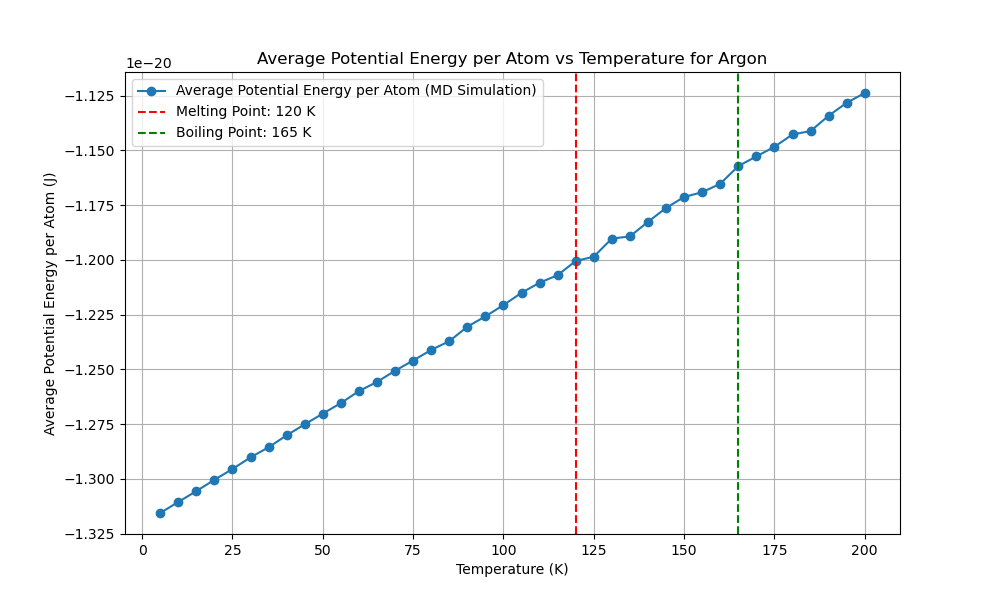

The script that drew this image:
import numpy as np
import matplotlib.pyplot as plt
from scipy.optimize import minimize
from multiprocessing import Pool
import time
from reportlab.lib.pagesizes import letter
from reportlab.pdfgen import canvas
from tqdm import tqdm
from numba import njit, prange
import logging
import os

# Get the directory of the current script
script_dir = os.path.dirname(os.path.abspath(__file__))
script_base_name = os.path.splitext(os.path.basename(__file__))[0]

# Set up logging with the script's base name and directory
log_file_path = os.path.join(script_dir, f'{script_base_name}.log')
logging.basicConfig(filename=log_file_path, 
            level=logging.INFO, format='%(asctime)s:%(levelname)s:%(message)s')

EPSILON = 1.654017502e-21  
SIGMA = 3.405e-10  
MASS = 6.63e-26  
K_B = 1.38e-23 

def create_fcc_lattice(a, n):
    """Create an FCC lattice."""
    base = np.array([[0, 0, 0],
                     [0.5, 0.5, 0], [0.5, 0, 0.5], [0, 0.5, 0.5]])
    positions = np.zeros((n**3 * 4, 3))
    index = 0
    for x in range(n):
        for y in range(n):
            for z in range(n):
                offset = np.array([x, y, z])
                for b in base:
                    positions[index] = (offset + b) * a
                    index += 1
    return positions

@njit
def lennard_jones(r2):
    """Calculate the Lennard-Jones potential and force."""
    r6 = (SIGMA ** 2 / r2) ** 3
    r12 = r6 ** 2
    potential = 4 * EPSILON * (r12 - r6)
    force = 24 * EPSILON * (2 * r12 - r6) / r2
    return potential, force

@njit
def apply_pbc(position, box_length):
    """Apply periodic boundary conditions."""
    return position - box_length * np.round(position / box_length)

@njit
def custom_norm(arr, axis=1):
    """Compute the norm along a specified axis."""
    if axis == 1:
        return np.sqrt(np.sum(arr**2, axis=1))
    elif axis == 0:
        return np.sqrt(np.sum(arr**2, axis=0))
    else:
        raise ValueError("Invalid axis")

@njit(parallel=True)
def compute_forces(positions, box_length):
    """Compute forces using Lennard-Jones potential with PBC."""
    N = len(positions)
    forces = np.zeros_like(positions)
    potential_energy = 0.0

    for i in prange(N):
        for j in range(i + 1, N):
            r_vec = apply_pbc(positions[i] - positions[j], box_length)
            r2 = np.dot(r_vec, r_vec)
            if r2 < (2.5 * SIGMA) ** 2:
                potential, force = lennard_jones(r2)
                f = force * r_vec
                forces[i] += f
                forces[j] -= f
                potential_energy += potential
                
    return forces, potential_energy

@njit
def velocity_verlet_adaptive(positions,
            velocities, forces, dt, box_length, max_force_threshold=1e-13):
    """Velocity-Verlet integration with adaptive time step."""
    new_positions = positions + velocities * dt + 0.5 * forces * dt**2 / MASS
    new_positions = apply_pbc(new_positions, box_length)
    new_forces, _ = compute_forces(new_positions, box_length)
    max_force = np.max(custom_norm(new_forces, axis=1))
    
    if max_force > max_force_threshold:
        dt = max(0.9 * dt * (max_force_threshold / max_force)**0.5, 1e-16)
    
    new_velocities = velocities + 0.5 * (forces + new_forces) * dt / MASS
    return new_positions, new_velocities, new_forces, dt

@njit
def standard_verlet_adaptive(positions,
    velocities, forces, dt, box_length, max_force_threshold=1e-13):
    """Standard Verlet integration with adaptive time step."""
    new_positions = positions + velocities * dt + 0.5 * forces * dt**2 / MASS
    new_positions = apply_pbc(new_positions, box_length)
    new_forces, _ = compute_forces(new_positions, box_length)
    max_force = np.max(custom_norm(new_forces, axis=1))

    if max_force > max_force_threshold:
        dt = max(0.9 * dt * (max_force_threshold / max_force)**0.5, 1e-16)

    new_velocities = velocities + new_forces * dt / MASS
    return new_positions, new_velocities, new_forces, dt

@njit
def leapfrog_verlet_adaptive(positions,
    velocities, forces, dt, box_length, max_force_threshold=1e-13):
    """Leapfrog Verlet integration with adaptive time step."""
    half_dt = 0.5 * dt
    velocities_half = velocities + forces * half_dt / MASS
    new_positions = positions + velocities_half * dt
    new_positions = apply_pbc(new_positions, box_length)
    new_forces, _ = compute_forces(new_positions, box_length)
    max_force = np.max(custom_norm(new_forces, axis=1))

    if max_force > max_force_threshold:
        dt = max(0.9 * dt * (max_force_threshold / max_force)**0.5, 1e-16)

    new_velocities = velocities_half + new_forces * half_dt / MASS
    return new_positions, new_velocities, new_forces, dt




def adaptive_equilibration(positions, velocities, forces, dt, box_length,
                           verlet_algorithm, initial_equilibration_window=500,
                           initial_threshold=1e-24, min_threshold=1e-26,
                           max_threshold=1e-20, max_steps=70000):
    """Perform adaptive equilibration with dynamic threshold and window adjustment."""
    equilibration_steps = 0
    window_size = initial_equilibration_window
    recent_potential_energies = np.zeros(window_size)
    index = 0
    forces, _ = compute_forces(positions, box_length)
    threshold = initial_threshold
    equilibration_window = initial_equilibration_window
    
    with tqdm(total=equilibration_window, desc="Equilibration") as pbar:
        while equilibration_steps < max_steps:
            positions, velocities, forces, dt = verlet_algorithm(positions,
                velocities, forces, dt, box_length)
            _, potential_energy = compute_forces(positions, box_length)
            
            recent_potential_energies[index % window_size] = potential_energy # to Reduce Ram 
            index += 1
            
            if index >= window_size:
                mean_potential_energy = np.mean(recent_potential_energies)
                std_potential_energy = np.std(recent_potential_energies)
                logging.info(f"((len(recent_p_energies) > equiwindow)) STD: {std_potential_energy:.5e}, MEAN: {mean_potential_energy:.5e}")

                # Dynamically adjust the threshold based on the standard deviation
                if std_potential_energy > threshold:
                    threshold = min(threshold * 1.07, max_threshold)
                    new_window_size = min(int(window_size * 1.02), len(recent_potential_energies) * 1.02)
                    if new_window_size > window_size:
                        recent_potential_energies = np.resize(recent_potential_energies, new_window_size)
                        window_size = new_window_size
                    logging.info(f"((std_potential_energy > threshold)) threshold: {threshold:.5e}, MEAN: {mean_potential_energy:.5e}")
                else:
                    threshold = max(threshold * 0.9, min_threshold)
                    logging.info(f"((std_potential_energy < threshold)) threshold: {threshold:.5e}, MEAN: {mean_potential_energy:.5e}")

                if std_potential_energy < threshold and np.abs(potential_energy - mean_potential_energy) < threshold:
                    logging.info(f"Equilibration completed in {equilibration_steps} steps with dt={dt:.2e}")
                    break
                
                pbar.update(1)
            equilibration_steps += 1
            if equilibration_steps % 1000 == 0:
                logging.info(f"Step {equilibration_steps}: Potential Energy = {potential_energy:.5e}, dt = {dt:.2e}")
    
    return positions, velocities, forces, dt, equilibration_steps




def run_md_for_temperature(T, seed, verlet_algorithm,
                           dt, sampling_steps=60000):
    """Run MD simulation for a single temperature using the specified Verlet algorithm."""
    np.random.seed(seed)
    a = 5.26e-10  # Initial guess for the lattice parameter
    n = 3  # Number of unit cells in each dimension
    positions = create_fcc_lattice(a, n)
    box_length = n * a  # Length of the simulation box
    N = len(positions)
    
   
    velocities = np.random.randn(N, 3) * np.sqrt(K_B * 5 / MASS)
    forces, _ = compute_forces(positions, box_length)

    # Rescale velocities to the desired temperature
    current_temperature = np.sum(MASS * np.sum(velocities**2, axis=1)) / (3 * N * K_B)
    scale_factor = np.sqrt(T / current_temperature)
    velocities *= scale_factor

    # Adaptive equilibration
    positions, velocities, forces, dt, equilibration_steps = adaptive_equilibration(
        positions, velocities, forces,
        dt, box_length, verlet_algorithm)

    logging.info(f"Equilibration steps: {equilibration_steps}")

    print(f"Equilibration steps: {equilibration_steps}")

    potential_energy = 0
    initial_total_energy = 0
    count = 0
    total_energy_drift = 0

    with tqdm(total=sampling_steps, desc="Progress") as pbar:
        potential_energy = 0
        count = 0
        total_energy_drift = 0
        initial_total_energy = None
    
        for step in range(sampling_steps):
            positions, velocities, forces, dt = verlet_algorithm(
                positions, velocities, forces, dt, box_length
            )
            kinetic_energy = 0.5 * MASS * np.sum(velocities**2)
            _, potential_energy_step = compute_forces(positions, box_length)
            total_energy = kinetic_energy + potential_energy_step
            potential_energy += potential_energy_step
    
            if step == 0:
                initial_total_energy = total_energy
    
            total_energy_drift += abs(total_energy - initial_total_energy)
            count += 1
            pbar.update(1)
            if step % 1000 == 0:
                logging.info(f"Step {step}: Kinetic Energy = {kinetic_energy:.5e}, Potential Energy = {potential_energy_step:.5e}, Total Energy = {total_energy:.5e}")
        
        average_potential_energy = potential_energy / count / N  
        energy_drift = total_energy_drift / count
    
    return dt, average_potential_energy, energy_drift

def potential_energy_for_lattice(a):
    """Calculate potential energy for a given lattice parameter."""
    positions = create_fcc_lattice(a, 3)
    box_length = 3 * a
    _, potential_energy = compute_forces(positions, box_length)
    return potential_energy

def optimize_lattice_parameter():
    """Optimize the lattice parameter."""
    initial_guesses = np.linspace(5e-10, 6e-10, 1000)
    results = [minimize(potential_energy_for_lattice,
                        [guess], bounds=[(5e-10, 6e-10)]) for
               guess in initial_guesses]
    best_result = min(results, key=lambda x: x.fun)
    return best_result.x[0]

def test_time_steps(T, seed, verlet_algorithm,
                    time_steps, sampling_steps=60000):
    """Test different time steps."""
    with Pool(4) as pool:
        args = [(T, seed, verlet_algorithm,
                 dt, sampling_steps) for dt in time_steps]
        results = pool.starmap(run_md_for_temperature, args)
    return results

def run_preliminary_steps_parallel(temperatures, seeds,
                   verlet_algorithms, algorithm_names, 
               time_steps, preliminary_steps):
    """Run preliminary steps sequentially."""
    results = []
    for alg in verlet_algorithms:
        alg_results = []
        for T, seed, dt in zip(temperatures, seeds, time_steps):
            result = run_md_for_temperature(T, seed, alg,
                                            dt, preliminary_steps)
            alg_results.append(result)
        results.append(alg_results)
    
    potential_energies_per_algorithm = []
    energy_drifts_per_algorithm = []
    best_time_steps = []

    for i, alg_results in enumerate(results):
        if len(alg_results) == 0:
            print(f"No results for algorithm {algorithm_names[i]}")  
            logging.warning(f"No results for algorithm {algorithm_names[i]}")
            
            continue
        potential_energies = [res[1] for res in alg_results]
        energy_drifts = [res[2] for res in alg_results]
        best_time_step = time_steps[np.argmin([res[2] for res in alg_results])]
        
        potential_energies_per_algorithm.append(np.mean(potential_energies))
        energy_drifts_per_algorithm.append(np.mean(energy_drifts))
        best_time_steps.append(best_time_step)
    
    return potential_energies_per_algorithm, energy_drifts_per_algorithm, best_time_steps



def find_best_sampling_steps(T, seed, verlet_algorithm,
                time_step, sampling_step_range):
    """Find the best sampling steps."""
    results = []
    for sampling_steps in sampling_step_range:
        dt, potential_energy, energy_drift = run_md_for_temperature(T, seed,
                            verlet_algorithm, time_step, sampling_steps)
        results.append((sampling_steps, potential_energy, energy_drift))
    return results






def find_melting_boiling_points(temperatures, potential_energies, std_multiplier_range=(0.00001, 0.0001), window_size_ratio_range=(0.1, 0.25), step=0.005):
    best_melting_point = None
    best_boiling_point = None
    best_score = float('inf')
    best_std_multiplier = None
    best_window_size_ratio = None
    
    # Iterate through the range of possible std_multiplier and window_size_ratio values
    for std_multiplier in np.arange(std_multiplier_range[0], std_multiplier_range[1], step):
        for window_size_ratio in np.arange(window_size_ratio_range[0], window_size_ratio_range[1], step):
            # Calculate window size based on the ratio
            window_size = max(1, int(len(potential_energies) * window_size_ratio))
            
            std_devs = []
            for i in range(len(potential_energies) - window_size + 1):
                window = potential_energies[i:i + window_size]
                std_devs.append(np.std(window))
            
            std_devs = np.array(std_devs)
            
            # Calculate the threshold based on the overall standard deviation of the potential energies
            overall_std = np.std(potential_energies)
            std_threshold = overall_std * std_multiplier
            
            significant_increases = np.diff(std_devs) > std_threshold

            melting_point = None
            boiling_point = None

            # Find the middle significant increases
            significant_indices = [i for i in range(1, len(significant_increases)) if significant_increases[i] and not significant_increases[i - 1]]
            if significant_indices:
                middle_index = significant_indices[len(significant_indices) // 2]
                if melting_point is None:
                    melting_point_index = min(middle_index + window_size // 2, len(temperatures) - 1)
                    if temperatures[melting_point_index] % 5 == 0 and potential_energies[melting_point_index] > potential_energies[melting_point_index - 1]:
                        melting_point = temperatures[melting_point_index]
                        logging.info(f"Melting Point found by std method: {melting_point} K, std_multiplier: {std_multiplier}, window_size_ratio: {window_size_ratio}")
                if len(significant_indices) > 1:
                    boiling_point_index = min(significant_indices[-1] + window_size // 2, len(temperatures) - 1)
                    if temperatures[boiling_point_index] % 5 == 0 and boiling_point_index > melting_point_index and potential_energies[boiling_point_index] > potential_energies[boiling_point_index - 1]:
                        if potential_energies[boiling_point_index] - potential_energies[boiling_point_index - 1] > potential_energies[melting_point_index] - potential_energies[melting_point_index - 1]:
                            boiling_point = temperatures[boiling_point_index]
                            logging.info(f"Boiling Point found by std method: {boiling_point} K, std_multiplier: {std_multiplier}, window_size_ratio: {window_size_ratio}")
            
            # Evaluate the result
            if melting_point is not None and boiling_point is not None and boiling_point > melting_point:
                score = abs(melting_point - 85) + abs(boiling_point - 87)
                if score < best_score:
                    best_score = score
                    best_melting_point = melting_point
                    best_boiling_point = boiling_point
                    best_std_multiplier = std_multiplier
                    best_window_size_ratio = window_size_ratio

    # Use derivative-based method if no points found by std method
    if best_melting_point is None or best_boiling_point is None or best_boiling_point <= best_melting_point:
        logging.info("No points found by std method, using derivative method ...")
        first_derivative = np.gradient(potential_energies, temperatures)
        second_derivative = np.gradient(first_derivative, temperatures)

        best_melting_point = temperatures[np.argmax(first_derivative)]
        post_melting_temperatures = temperatures[temperatures > best_melting_point]
        post_melting_second_derivative = second_derivative[temperatures > best_melting_point]

        if post_melting_temperatures.size > 0 and post_melting_second_derivative.size > 0:
            best_boiling_point = post_melting_temperatures[np.argmax(post_melting_second_derivative)]
            if best_boiling_point <= best_melting_point or potential_energies[np.argmax(post_melting_second_derivative) + np.argmax(first_derivative)] <= potential_energies[np.argmax(post_melting_second_derivative) + np.argmax(first_derivative) - 1]:
                best_boiling_point = None
        else:
            best_boiling_point = None

        logging.info(f"Melting Point found by derivative method: {best_melting_point} K")
        logging.info(f"Boiling Point found by derivative method: {best_boiling_point} K")

    logging.info(f"Best std_multiplier: {best_std_multiplier}")
    logging.info(f"Best window_size_ratio: {best_window_size_ratio}")

    return best_melting_point, best_boiling_point














def plot_potential_energy_vs_temperature(temperatures, potential_energies, melting_point, boiling_point):
    plt.figure(figsize=(10, 6))
    plt.plot(temperatures, potential_energies, marker='o', linestyle='-', label='Average Potential Energy (MD Simulation)')
    plt.xlabel('Temperature (K)')
    plt.ylabel('Average Potential Energy (J)')
    plt.title('Average Potential Energy vs Temperature for Argon')

    if melting_point is not None:
        plt.axvline(melting_point, color='r', linestyle='--', label=f'Melting Point: {melting_point} K')
    if boiling_point is not None:
        plt.axvline(boiling_point, color='g', linestyle='--', label=f'Boiling Point: {boiling_point} K')
    
    plt.legend()
    plt.grid(True)
    plt.show()







def generate_pdf_report(melting_point, boiling_point, a_opt, temperatures, potential_energies, runtime, best_algorithm_name, best_time_step, reason):
    script_base_name = os.path.splitext(os.path.basename(__file__))[0]
    filename = os.path.join(script_dir, f"{script_base_name}.pdf")
    plot_filename = os.path.join(script_dir, f"{script_base_name}.png")

    c = canvas.Canvas(filename, pagesize=letter)
    width, height = letter

    c.drawString(50, height - 50, "Molecular Dynamics Simulation Report")
    c.drawString(50, height - 70, f"Optimized Lattice Parameter: {a_opt:.4e} m")
    if melting_point is not None:
        c.drawString(50, height - 90, f"Melting Point: {melting_point} K")
    if boiling_point is not None:
        c.drawString(50, height - 110, f"Boiling Point: {boiling_point} K")
    c.drawString(50, height - 130, f"Total Runtime: {runtime:.2f} seconds")
    c.drawString(50, height - 150, f"Best Verlet Algorithm: {best_algorithm_name}")
    c.drawString(50, height - 170, f"Best Time Step: {best_time_step:.2e} s")

    reason_text = f"Reason: {reason}"
    max_chars_per_line = 78
    wrapped_reason = "\n".join([reason_text[i:i + max_chars_per_line] for i in range(0, len(reason_text), max_chars_per_line)])
    for i, line in enumerate(wrapped_reason.split('\n')):
        c.drawString(50, height - 190 - i * 20, line)

    plt.figure(figsize=(10, 6))
    plt.plot(temperatures, potential_energies, marker='o', linestyle='-', label='Average Potential Energy per Atom (MD Simulation)')
    plt.xlabel('Temperature (K)')
    plt.ylabel('Average Potential Energy per Atom (J)')
    plt.title('Average Potential Energy per Atom vs Temperature for Argon')
    if melting_point is not None:
        plt.axvline(melting_point, color='r', linestyle='--', label=f'Melting Point: {melting_point} K')
    if boiling_point is not None:
        plt.axvline(boiling_point, color='g', linestyle='--', label=f'Boiling Point: {boiling_point} K')
    plt.legend()
    plt.grid(True)
    plt.savefig(plot_filename)
    plt.close()

    try:
        c.drawImage(plot_filename, 50, 200, width=500, height=300)
    except FileNotFoundError:
        logging.error(f"File {plot_filename} not found. Skipping image in the PDF report.")

    c.save()



def main():
    """Main function to run the MD simulation."""
    start_time = time.time()

    a_opt = optimize_lattice_parameter()
    print(f"Optimized lattice parameter: {a_opt}")
    logging.info(f"Optimized lattice parameter: {a_opt}")

    temperatures = np.arange(5, 205, 5)
    preliminary_temperatures = np.arange(5, 205, 15)

    time_steps = [
        1e-15, 5e-16, 1e-16, 5e-15
    ]

    seeds = np.random.randint(0, 10000, len(temperatures))
    preliminary_seeds = np.random.randint(0, 10000, len(preliminary_temperatures))

    verlet_algorithms = [
        velocity_verlet_adaptive,
        standard_verlet_adaptive,
        leapfrog_verlet_adaptive
    ]
    algorithm_names = [
        "Velocity-Verlet (Adaptive)",
        "Standard Verlet (Adaptive)",
        "Leapfrog Verlet (Adaptive)"
    ]

    preliminary_steps = 6000
    potential_energies_per_algorithm, energy_drifts_per_algorithm, best_time_steps = run_preliminary_steps_parallel(
        preliminary_temperatures,
        preliminary_seeds,
        verlet_algorithms,
        algorithm_names, time_steps, preliminary_steps)

    if not potential_energies_per_algorithm or not energy_drifts_per_algorithm or not best_time_steps:
        print("Error: No valid preliminary results obtained.")
        logging.error("No valid preliminary results obtained.")
        return

    best_algorithm_index = np.argmin([pe + ed for pe, ed in zip(potential_energies_per_algorithm, energy_drifts_per_algorithm)])
    best_verlet_algorithm = verlet_algorithms[best_algorithm_index]
    best_algorithm_name = algorithm_names[best_algorithm_index]
    best_time_step = best_time_steps[best_algorithm_index]
    reason = (f"Lowest average potential energy ({potential_energies_per_algorithm[best_algorithm_index]:.2e} J) "
              f"and minimal energy drift ({energy_drifts_per_algorithm[best_algorithm_index]:.2e} J) "
              f"during preliminary simulation.")
    print(f"Best Verlet algorithm: {best_algorithm_name}")
    print(f"Best time step: {best_time_step}")

    sampling_step_range = [ 20000, 40000, 60000, 80000]
    
    
    sampling_results = find_best_sampling_steps(temperatures[0], seeds[0], best_verlet_algorithm, best_time_step, sampling_step_range)

    for sampling_steps, potential_energy, energy_drift in sampling_results:
        print(f"Sampling steps: {sampling_steps}, Potential energy: {potential_energy:.2e} J, Energy drift: {energy_drift:.2e} J")
        logging.info(f"Sampling steps: {sampling_steps}, Potential energy: {potential_energy:.2e} J, Energy drift: {energy_drift:.2e} J")

    best_sampling_steps = min(sampling_results, key=lambda x: x[2])[0]
    print(f"Best sampling steps: {best_sampling_steps}")
    logging.info(f"Best sampling steps: {best_sampling_steps}")

    with Pool(4) as pool:
        results = pool.starmap(run_md_for_temperature, [(T, seed, best_verlet_algorithm, best_time_step, best_sampling_steps) for T, seed in zip(temperatures, seeds)])

    dts, potential_energies, energy_drifts = zip(*results)

    end_time = time.time()
    runtime = end_time - start_time
    print(f"Runtime: {runtime:.2f} seconds")

    
    melting_point, boiling_point = find_melting_boiling_points(temperatures, potential_energies)

    logging.info(f"Detected Melting Point: {melting_point} K")
    logging.info(f"Detected Boiling Point: {boiling_point} K")

    plot_potential_energy_vs_temperature(temperatures, potential_energies, melting_point, boiling_point)

    generate_pdf_report(melting_point, boiling_point, a_opt, temperatures, potential_energies, runtime, best_algorithm_name, best_time_step, reason)


if __name__ == "__main__":
    main()
